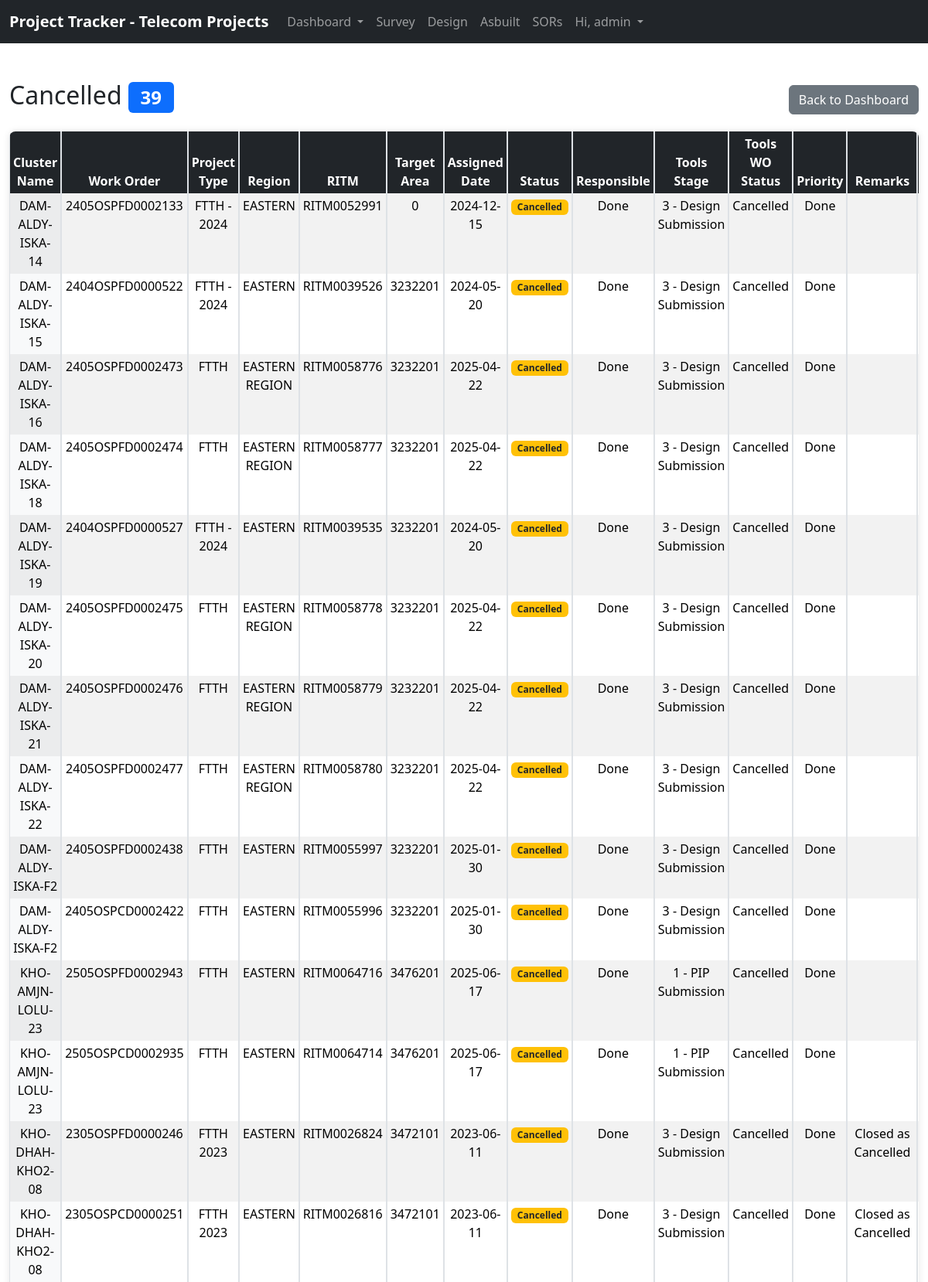
Page /design/filter/cancelled/ (signed in, upper part) on the committed database.
### website/models.py (models this page shows, shortened)
class design(models.Model):
    district_name = models.CharField(max_length=200, blank=True)
    cluster_name = models.CharField(max_length=200, blank=True)
    work_order = models.CharField(max_length=16)
    scope_work = models.CharField(max_length=100, blank=True)
    subclass = models.CharField(max_length=50)
    project_type = models.CharField(max_length=20)
    year = models.IntegerField()
    RITM = models.CharField(max_length=11)
    region = models.CharField(max_length=20)
    target_area = models.IntegerField(blank=True)
    date_assigned = models.DateField()
    design_type = models.CharField(max_length=50, blank=True)
    status = models.CharField(max_length=50, blank=True)
    tools = models.CharField(max_length=50)
    wo_status = models.CharField(max_length=50)
    responsible = models.CharField(max_length=100)
    priority = models.CharField(max_length=20)
    remarks = models.TextField(blank=True)
    updated_at = models.DateTimeField(auto_now=True)
    updated_by = models.ForeignKey(
        User, on_delete=models.SET_NULL, null=True, blank=True
    )

### website/views.py (the view)
def design_filter(request, filter_type):
    if filter_type == "for_survey":
        items = design.objects.filter(
            status__icontains="For Survey")
        title = "For Survey"
    elif filter_type == "for_submission":
        items = design.objects.filter(status__icontains="For Submission")
        title = "For Submission"
    elif filter_type == "for_approval":
        items = design.objects.filter(status__icontains="For Approval")
        title = "For Approval"
    elif filter_type == "completed":
        items = design.objects.filter(status__icontains="Completed")
        title = "Completed"
    elif filter_type == "for_cancellation":
        items = design.objects.filter(
            status__icontains="For Cancellation")
        title = "For Cancellation"
    elif filter_type == "cancelled":
        items = design.objects.filter(status__icontains="Cancelled")
        title = "Cancelled"
    else:
        items = design.objects.none()
        title = "Unknown Filter"
    context = {
        "items": items,
        "title": title,
        "count": items.count(),
    }
    return render(request, "design_filter.html", context)

### website/templates/design_filter.html (shortened to what this page needs)
{% extends 'base.html' %}
{% load tz %}
{% block content %}
{% if user.is_authenticated %}
{% load static %}
<div class="container-fluid mt-4">
    <div class="d-flex justify-content-between align-items-center mb-3">
        <h2>{{ title }} <span class="badge bg-primary">{{ count }}</span></h2>
        <a href="{% url 'dashboard_design' %}" class="btn btn-secondary">Back to Dashboard</a>
    </div>
    <div class="table-container">
        <table class="table table-striped table-hover table-bordered table-sm text-center">
            <thead class="sticky-header">
                <tr>
                    <th>Cluster Name</th>
                    <th>Work Order</th>
                    <th>Project Type</th>
                    <th>Region</th>
                    <th>RITM</th>
                    <th>Target Area</th>
                    <th>Assigned Date</th>
                    <th>Status</th>
                    <th>Responsible</th>
                    <th>Tools Stage</th>
                    <th>Tools WO Status</th>
                    <th>Priority</th>
                    <th>Remarks</th>
                </tr>
            </thead>
            <tbody>
                {% for row in items %}
                <tr>
                    <td>{{ row.cluster_name }}</td>
                    <td>{{ row.work_order }}</td>
                    <td>{{ row.project_type }}</td>
                    <td>{{ row.region }}</td>
                    <td>{{ row.RITM }}</td>
                    <td>{{ row.target_area }}</td>
                    <td>{{ row.date_assigned|date:"Y-m-d" }}</td>
                    <td>
                        <span class="status-overlapping badge px-2 py-1">{{ row.status }}</span>
                    </td>
                    <td>{{ row.responsible }}</td>
                    <td>{{ row.tools }}</td>
                    <td>{{ row.wo_status }}</td>
                    <td>{{ row.priority }}</td>
                    <td>{{ row.remarks }}</td>
                </tr>
                {% empty %}
                <tr>
                    <td colspan="15">No Records Found</td>
                </tr>
                {% endfor %}
            </tbody>
        </table>
    </div>
</div>
{% endif %}
{% endblock %}

### website/templates/navbar.html (shortened to what this page needs)
<nav class="navbar navbar-expand-lg navbar-dark bg-dark">
    <div class="container-fluid">
        <a class="navbar-brand" href="{% url 'home' %}"><strong>Project Tracker - Telecom Projects</strong></a>
        {% if user.is_authenticated %}
        <div class="collapse navbar-collapse" id="navbarSupportedContent">
            <ul class="navbar-nav me-auto mb-4 mb-lg-0">
                <li class="nav-item dropdown">
                    <a class="nav-link dropdown-toggle" href="#" role="button" data-bs-toggle="dropdown"
                        aria-expanded="false">
                        Dashboard
                    </a>
                </li>
                <li class="nav-item">
                    <a class="nav-link" href="{% url 'survey' %}">Survey</a>
                </li>
                <li class="nav-item">
                    <a class="nav-link" href="{% url 'design' %}">Design</a>
                </li>
                <li class="nav-item">
                    <a class="nav-link" href="#">Asbuilt</a>
                </li>
                <li class="nav-item">
                    <a class="nav-link" href="{% url 'sor' %}">SORs</a>
                </li>
                <li class="nav-item dropdown">
                    <a class="nav-link dropdown-toggle" href="#" role="button" data-bs-toggle="dropdown"
                        aria-expanded="false">
                        Hi, {{ user.username }}
                    </a>
                </li>
            </ul>
        </div>
        {% endif %}
    </div>
</nav>

### website/templates/base.html (style rules this page uses)
thead th { position: sticky; top: 140px; z-index: 998; background: #212529 !important; color: white !important; }
.table-container { max-height: 70vh; overflow-y: auto; }

### website/templates/design_filter.html (style rules this page uses)
.table-container { max-height: 75vh; overflow-y: auto; background: #f8f9fa; border-radius: 8px; box-shadow: 0 0 10px rgba(0, 0, 0, 0.1); }
table { border-collapse: separate; border-spacing: 0; width: 100%; min-width: 1200px; }
thead th { position: sticky; top: 0; z-index: 20; background-color: #343a40; color: #fff; text-align: center; }
thead th:first-child, tbody td:first-child { position: sticky; left: 0; z-index: 15; background-color: inherit; }
.status-overlapping { background-color: #ffc107; color: #212529; }

### rows in the picture
design: cluster_name "DAM-ALDY-ISKA-14", work_order "2405OSPFD0002133", project_type "FTTH - 2024", region "EASTERN", RITM "RITM0052991", target_area "0", date_assigned "2024-12-15", status "Cancelled", responsible "Done", tools "3 - Design Submission", wo_status "Cancelled", priority "Done"
design: cluster_name "DAM-ALDY-ISKA-15", work_order "2404OSPFD0000522", project_type "FTTH - 2024", region "EASTERN", RITM "RITM0039526", target_area "3232201", date_assigned "2024-05-20", status "Cancelled", responsible "Done", tools "3 - Design Submission", wo_status "Cancelled", priority "Done"
design: cluster_name "DAM-ALDY-ISKA-16", work_order "2405OSPFD0002473", project_type "FTTH", region "EASTERN REGION", RITM "RITM0058776", target_area "3232201", date_assigned "2025-04-22", status "Cancelled", responsible "Done", tools "3 - Design Submission", wo_status "Cancelled", priority "Done"
design: cluster_name "DAM-ALDY-ISKA-18", work_order "2405OSPFD0002474", project_type "FTTH", region "EASTERN REGION", RITM "RITM0058777", target_area "3232201", date_assigned "2025-04-22", status "Cancelled", responsible "Done", tools "3 - Design Submission", wo_status "Cancelled", priority "Done"
design: cluster_name "DAM-ALDY-ISKA-19", work_order "2404OSPFD0000527", project_type "FTTH - 2024", region "EASTERN", RITM "RITM0039535", target_area "3232201", date_assigned "2024-05-20", status "Cancelled", responsible "Done", tools "3 - Design Submission", wo_status "Cancelled", priority "Done"
design: cluster_name "DAM-ALDY-ISKA-20", work_order "2405OSPFD0002475", project_type "FTTH", region "EASTERN REGION", RITM "RITM0058778", target_area "3232201", date_assigned "2025-04-22", status "Cancelled", responsible "Done", tools "3 - Design Submission", wo_status "Cancelled", priority "Done"
design: cluster_name "DAM-ALDY-ISKA-21", work_order "2405OSPFD0002476", project_type "FTTH", region "EASTERN REGION", RITM "RITM0058779", target_area "3232201", date_assigned "2025-04-22", status "Cancelled", responsible "Done", tools "3 - Design Submission", wo_status "Cancelled", priority "Done"
design: cluster_name "DAM-ALDY-ISKA-22", work_order "2405OSPFD0002477", project_type "FTTH", region "EASTERN REGION", RITM "RITM0058780", target_area "3232201", date_assigned "2025-04-22", status "Cancelled", responsible "Done", tools "3 - Design Submission", wo_status "Cancelled", priority "Done"
design: cluster_name "DAM-ALDY-ISKA-F2", work_order "2405OSPFD0002438", project_type "FTTH", region "EASTERN", RITM "RITM0055997", target_area "3232201", date_assigned "2025-01-30", status "Cancelled", responsible "Done", tools "3 - Design Submission", wo_status "Cancelled", priority "Done"
design: cluster_name "DAM-ALDY-ISKA-F2", work_order "2405OSPCD0002422", project_type "FTTH", region "EASTERN", RITM "RITM0055996", target_area "3232201", date_assigned "2025-01-30", status "Cancelled", responsible "Done", tools "3 - Design Submission", wo_status "Cancelled", priority "Done"
design: cluster_name "KHO-AMJN-LOLU-23", work_order "2505OSPFD0002943", project_type "FTTH", region "EASTERN", RITM "RITM0064716", target_area "3476201", date_assigned "2025-06-17", status "Cancelled", responsible "Done", tools "1 - PIP Submission", wo_status "Cancelled", priority "Done"
design: cluster_name "KHO-AMJN-LOLU-23", work_order "2505OSPCD0002935", project_type "FTTH", region "EASTERN", RITM "RITM0064714", target_area "3476201", date_assigned "2025-06-17", status "Cancelled", responsible "Done", tools "1 - PIP Submission", wo_status "Cancelled", priority "Done"
design: cluster_name "KHO-DHAH-KHO2-08", work_order "2305OSPFD0000246", project_type "FTTH 2023", region "EASTERN", RITM "RITM0026824", target_area "3472101", date_assigned "2023-06-11", status "Cancelled", responsible "Done", tools "3 - Design Submission", wo_status "Cancelled", priority "Done", remarks "Closed as Cancelled"
design: cluster_name "KHO-DHAH-KHO2-08", work_order "2305OSPCD0000251", project_type "FTTH 2023", region "EASTERN", RITM "RITM0026816", target_area "3472101", date_assigned "2023-06-11", status "Cancelled", responsible "Done", tools "3 - Design Submission", wo_status "Cancelled", priority "Done", remarks "Closed as Cancelled"

### other values in the picture
{{ user.username }} "admin"
{{ title }} "Cancelled"
{{ count }} "39"
